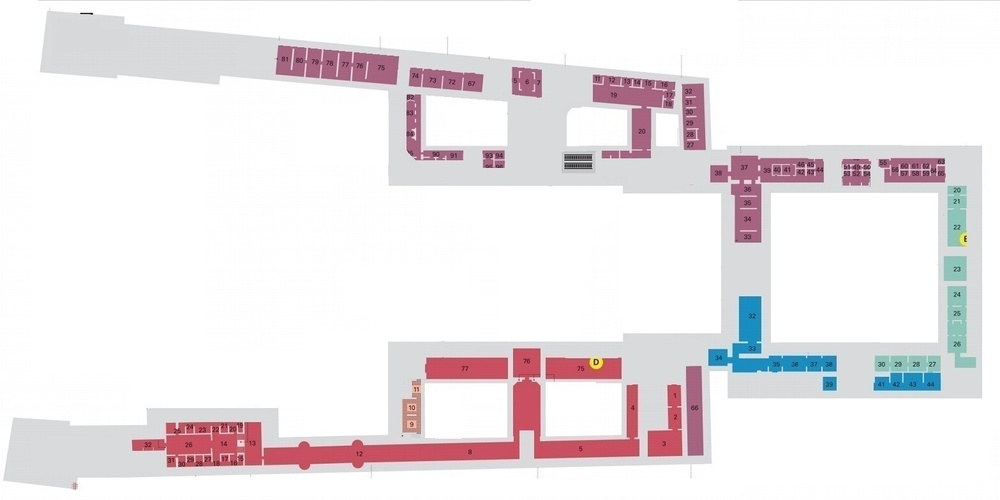
%> input picture images/1.jpg, 1000 x 500 px, shrunk from 1567 x 783 before the run
$ octave surf.m   (GNU Octave 9; MATLAB toolbox functions it lacks are replaced by stand-ins)
%> lines starting %> are read from the running program, lines starting %| are printed output that depends on the picture; in (x1, y1, x2, y2) boxes, pixels count from 0 and x2, y2 are one past the last pixel; in counts of white or black regions, pixels touching at a corner belong together; the program's own positions count from 1
clear
clc
tic

M=imread('1.jpg');
%> M is the input picture: size 500x1000x3 uint8; mean R, G, B 238.1, 233, 235.3

K1(:,:,1)=uint8(M(:,:,1)>240);
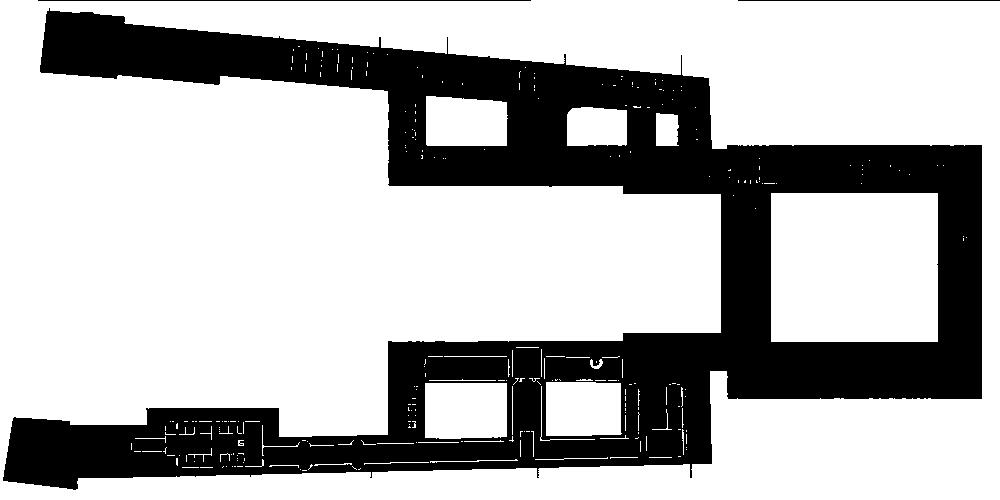
%> K1: size 500x1000 uint8; values 0 (black) and 1 (white), 70.9% white; 3 black regions, box (x1, y1, x2, y2) and area: (3, 8, 982, 490) 144690, (38, 0, 531, 1) 493, (738, 0, 1000, 1) 262
K1(:,:,2)=uint8(M(:,:,2)>240);
K1(:,:,3)=uint8(M(:,:,3)>240);
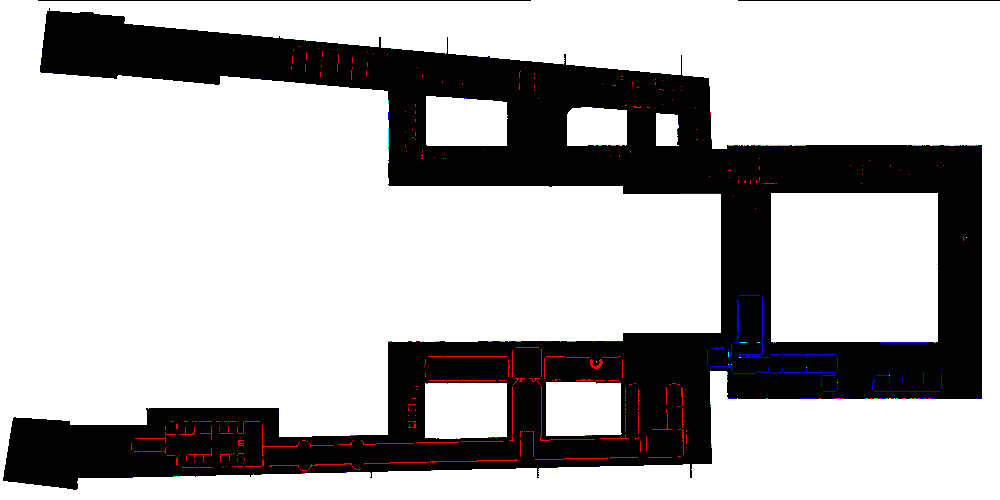
%> K1: size 500x1000x3 uint8; mean R, G, B 0.709, 0.704, 0.706; drawn with 1 as white
N1=K1(:,:,1)&K1(:,:,2)&K1(:,:,3);
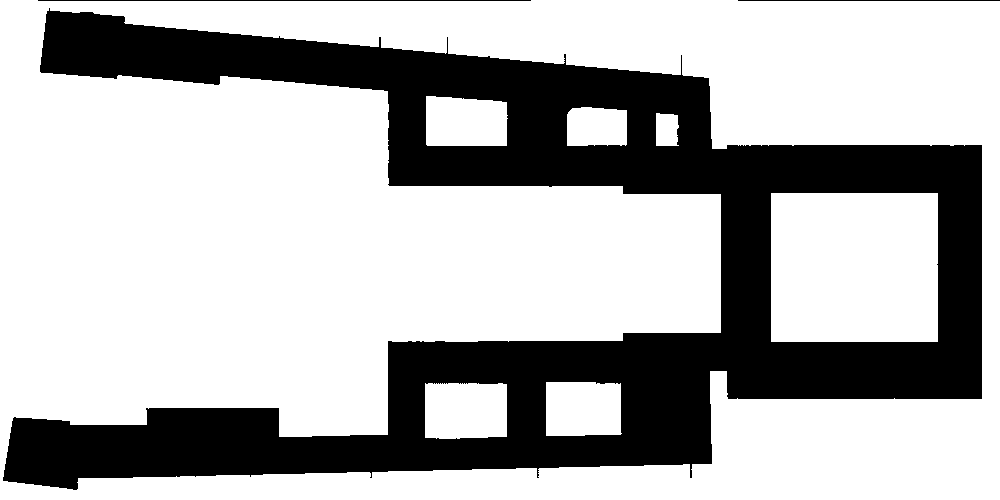
%> N1: size 500x1000 logical; 70.4% white; 3 black regions, box (x1, y1, x2, y2) and area: (3, 8, 982, 490) 147364, (38, 0, 531, 1) 493, (738, 0, 1000, 1) 262
P=medfilt2(N1);
%> P: size 500x1000 logical; 70.4% white; 10 black regions (7 under 20 px), largest, box (x1, y1, x2, y2) and area: (3, 10, 982, 490) 147340, (38, 0, 531, 1) 493, (738, 0, 1000, 2) 263

K2(:,:,1)=uint8(M(:,:,1)>80).*uint8(M(:,:,1)<100);
%> K2: size 500x1000 uint8; values 0 (black) and 1 (white), 0.13% white in thin lines or dots, all inside (x1, y1, x2, y2) = (80, 13, 965, 464)
K2(:,:,2)=uint8(M(:,:,2)>80).*uint8(M(:,:,2)<100);
K2(:,:,3)=uint8(M(:,:,3)>80).*uint8(M(:,:,3)<100);
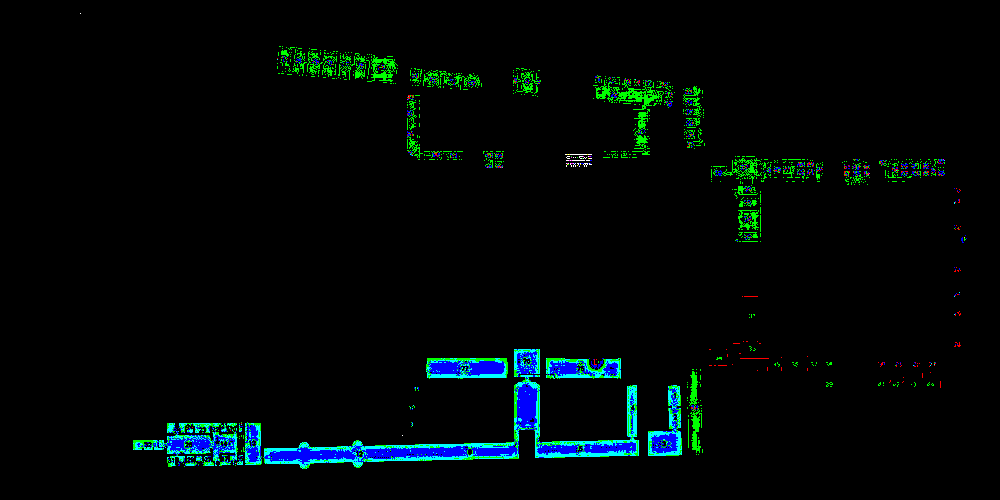
%> K2: size 500x1000x3 uint8; mean R, G, B 0.00128, 0.0296, 0.028; drawn with 1 as white
N2=(K2(:,:,1)>0)&(K2(:,:,2)>0)&(K2(:,:,3)>0);
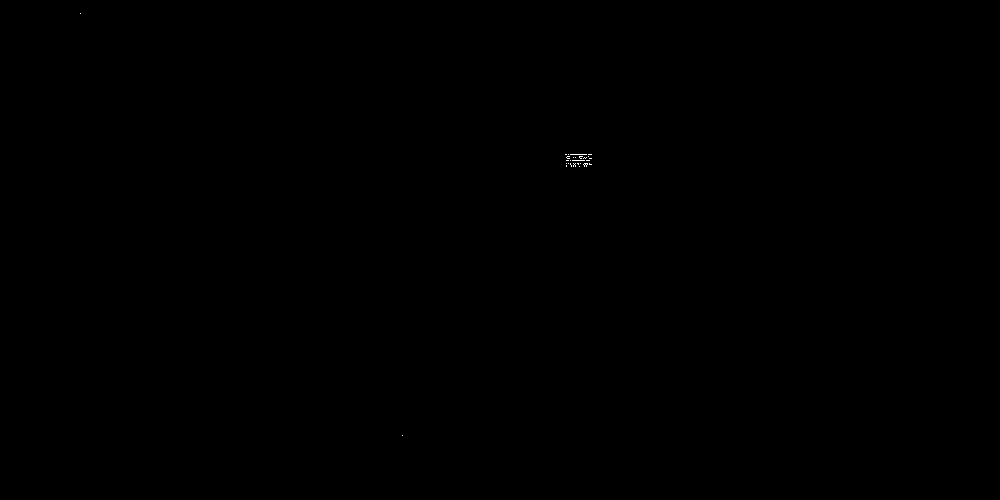
%> N2: size 500x1000 logical; 0.02% white in thin lines or dots, all inside (x1, y1, x2, y2) = (80, 13, 592, 436)
J=medfilt2(N2);
%> J: size 500x1000 logical; 0% white in thin lines or dots, all inside (x1, y1, x2, y2) = (567, 155, 587, 166)

K5(:,:,1)=uint8(M(:,:,1)>220);
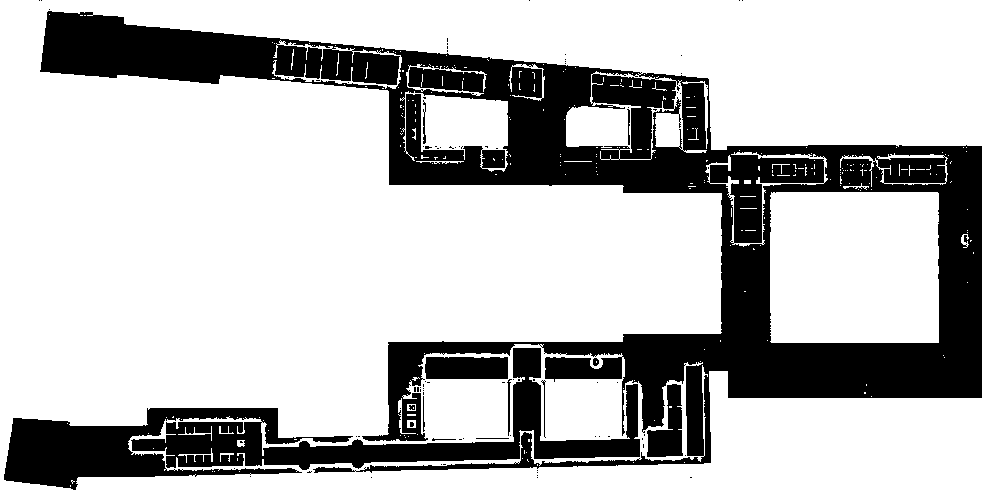
%> K5: size 500x1000 uint8; values 0 (black) and 1 (white), 74.2% white; 94 black regions (81 under 20 px), largest, box (x1, y1, x2, y2) and area: (40, 11, 982, 473) 99925, (4, 348, 640, 490) 24876, (425, 357, 508, 379) 1794
K5(:,:,2)=uint8(M(:,:,2)>220);
K5(:,:,3)=uint8(M(:,:,3)<50);
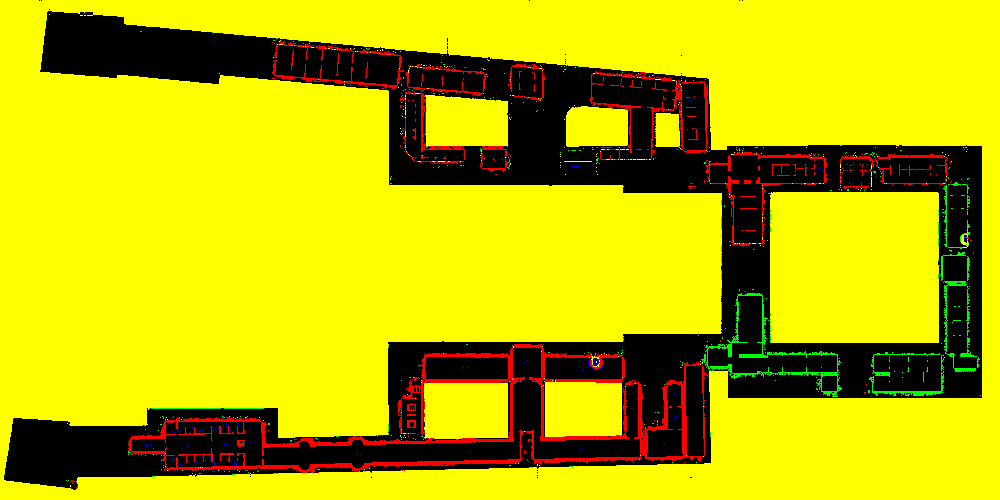
%> K5: size 500x1000x3 uint8; mean R, G, B 0.742, 0.721, 0.000452; drawn with 1 as white
N5=(K5(:,:,1)>0)&(K5(:,:,2)>0)&(K5(:,:,3)>0);
%> N5: size 500x1000 logical; every value is 0
Q=medfilt2(N5);

sqrt(5.5e4/sum(sum(~medfilt2(P))))
%> ans = 0.609


toc

$ run again, with images/0.jpg copied over images/1.jpg
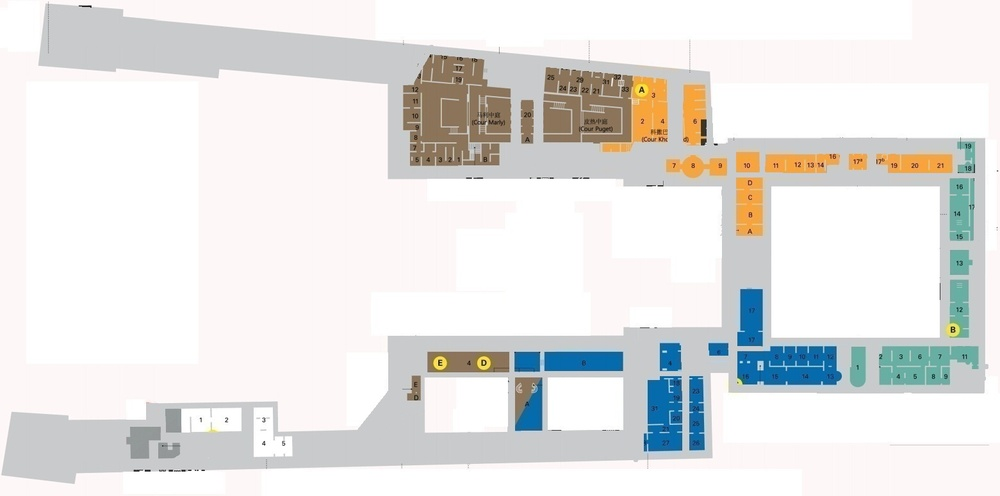
%> input picture images/0.jpg, 1000 x 496 px, shrunk from 1561 x 774 before the run
%> M is the input picture: size 496x1000x3 uint8; mean R, G, B 229.9, 229.3, 228.1
%> `K1(:,:,1)=uint8(M(:,:,1)>240);`:
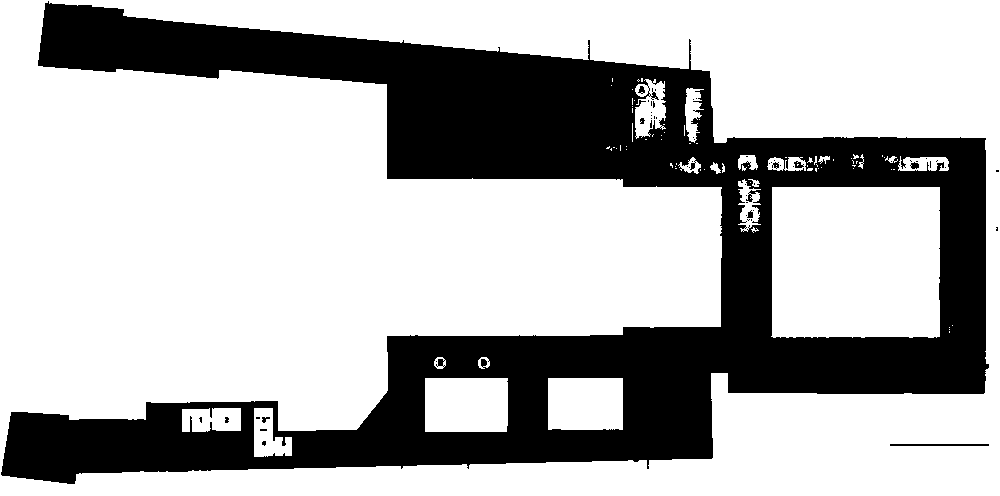
%> K1: size 496x1000 uint8; values 0 (black) and 1 (white), 69.7% white; 55 black regions (45 under 20 px), largest, box (x1, y1, x2, y2) and area: (1, 1, 989, 484) 149853, (890, 444, 989, 446) 198, (910, 162, 919, 169) 44
%> N1: size 496x1000 logical; 68.7% white; 14 black regions (10 under 20 px), largest, box (x1, y1, x2, y2) and area: (1, 1, 989, 484) 154897, (890, 444, 989, 446) 198, (262, 417, 270, 423) 28, (225, 417, 229, 423) 20
%> P: size 496x1000 logical; 68.7% white; 15 black regions (12 under 20 px), largest, box (x1, y1, x2, y2) and area: (0, 2, 989, 484) 154915, (891, 444, 988, 446) 194, (262, 417, 269, 423) 28
%> N2: size 496x1000 logical; 0.01% white in thin lines or dots, all inside (x1, y1, x2, y2) = (139, 142, 718, 471)
%> J: size 496x1000 logical; every value is 0
%> `K5(:,:,3)=uint8(M(:,:,3)<50);`:
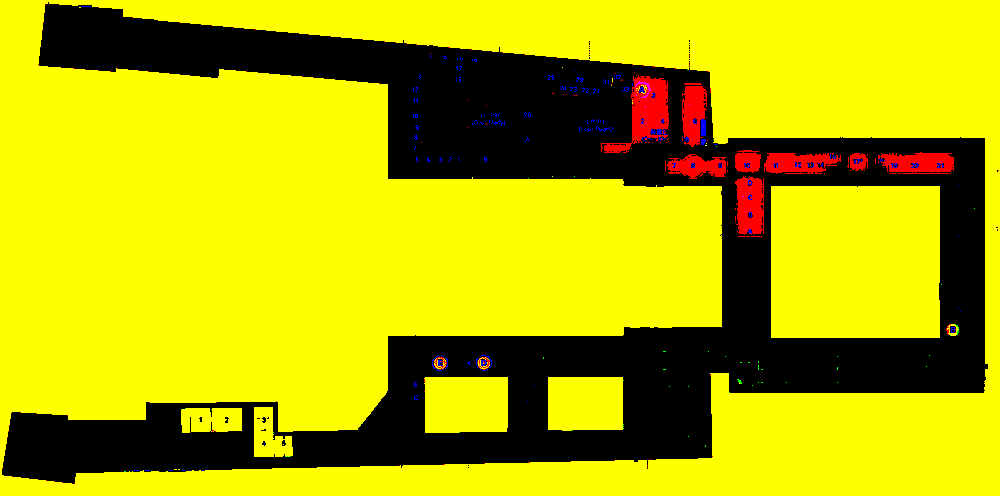
%> K5: size 496x1000x3 uint8; mean R, G, B 0.713, 0.695, 0.0025; drawn with 1 as white
%> ans = 0.595

$ run again, with images/2.jpg copied over images/1.jpg
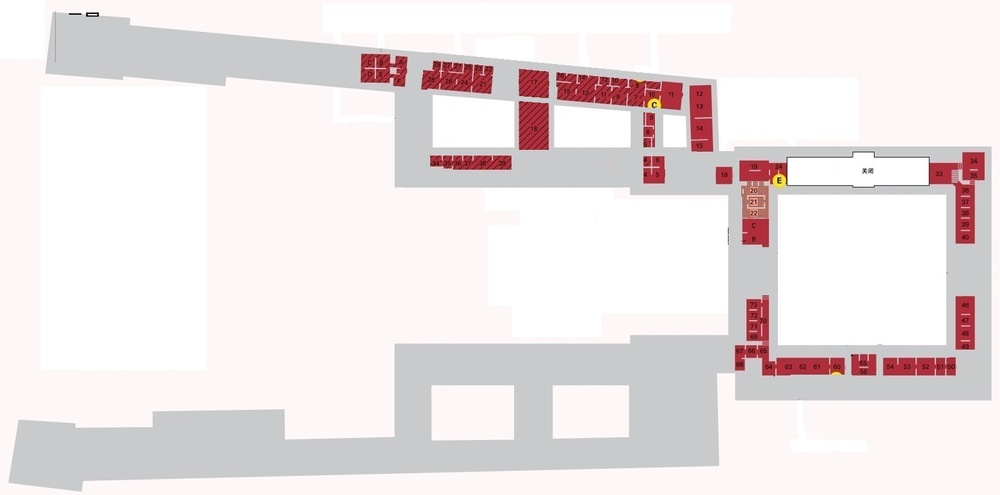
%> input picture images/2.jpg, 1000 x 495 px, shrunk from 1562 x 773 before the run
%> M is the input picture: size 495x1000x3 uint8; mean R, G, B 236.8, 229.2, 230.1
%> `K1(:,:,1)=uint8(M(:,:,1)>240);`:
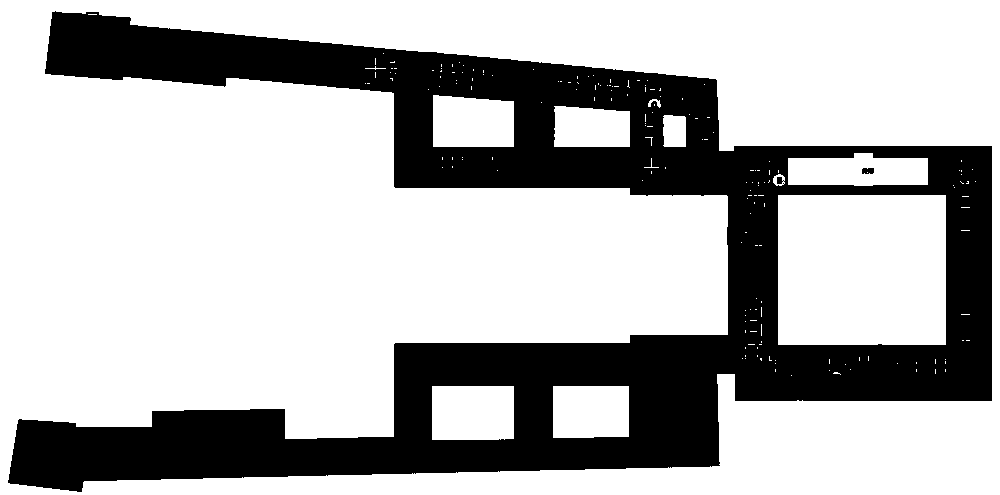
%> K1: size 495x1000 uint8; values 0 (black) and 1 (white), 70.9% white; 2 black regions, box (x1, y1, x2, y2) and area: (8, 11, 992, 492) 144037, (862, 168, 874, 174) 66
%> N1: size 495x1000 logical; 70.7% white; 3 black regions (1 under 20 px), largest, box (x1, y1, x2, y2) and area: (8, 10, 992, 492) 144990, (862, 168, 874, 174) 66
%> P: size 495x1000 logical; 70.7% white; 6 black regions (4 under 20 px), largest, box (x1, y1, x2, y2) and area: (8, 11, 992, 492) 145027, (862, 168, 874, 174) 67
%> N2: size 495x1000 logical; 0% white in thin lines or dots, all inside (x1, y1, x2, y2) = (852, 156, 929, 188)
%> J: size 495x1000 logical; every value is 0
%> `K5(:,:,3)=uint8(M(:,:,3)<50);`:
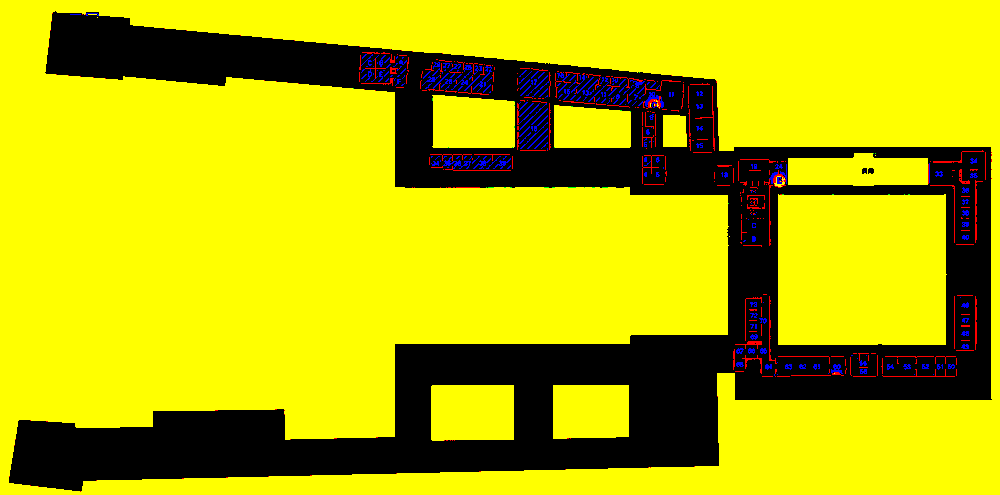
%> K5: size 495x1000x3 uint8; mean R, G, B 0.722, 0.714, 0.00793; drawn with 1 as white
%> ans = 0.616

$ run again, with images/-1.jpg copied over images/1.jpg
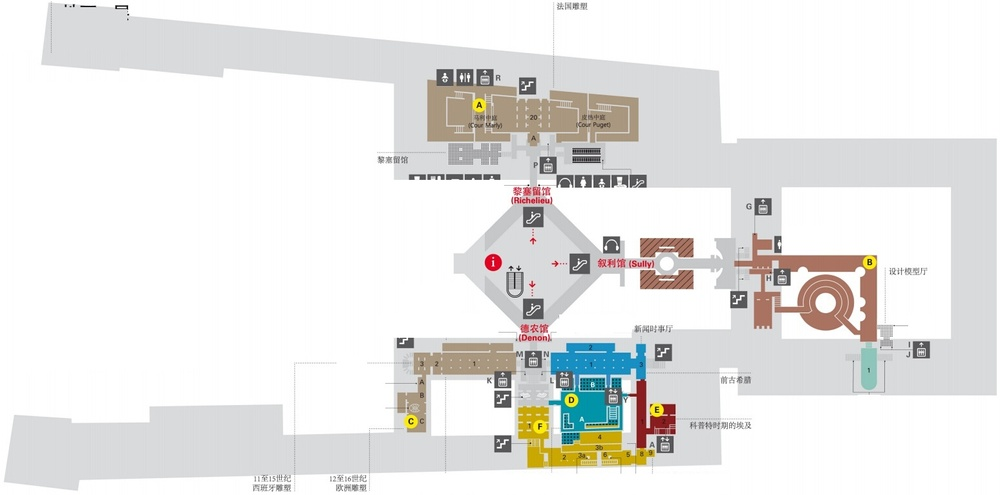
%> input picture images/-1.jpg, 1000 x 495 px, shrunk from 1547 x 765 before the run
%> M is the input picture: size 495x1000x3 uint8; mean R, G, B 232.8, 232.3, 230.9
%> N1: size 495x1000 logical; 61.4% white; 22 black regions (12 under 20 px), largest, box (x1, y1, x2, y2) and area: (4, 1, 997, 492) 189749, (252, 484, 291, 492) 259, (889, 267, 928, 276) 228
%> P: size 495x1000 logical; 61.4% white; 41 black regions (37 under 20 px), largest, box (x1, y1, x2, y2) and area: (4, 2, 997, 492) 190220, (252, 484, 291, 492) 265, (889, 267, 928, 275) 239, (557, 2, 587, 10) 223
%> N2: size 495x1000 logical; 0.75% white; 154 white regions (114 under 20 px), largest, box (x1, y1, x2, y2) and area: (523, 299, 543, 319) 249, (524, 207, 543, 227) 244, (570, 254, 590, 274) 220
%> J: size 495x1000 logical; 0.64% white; 83 white regions (40 under 20 px), largest, box (x1, y1, x2, y2) and area: (524, 207, 543, 227) 243, (437, 70, 453, 86) 162, (732, 292, 747, 308) 144
%> `K5(:,:,3)=uint8(M(:,:,3)<50);`:
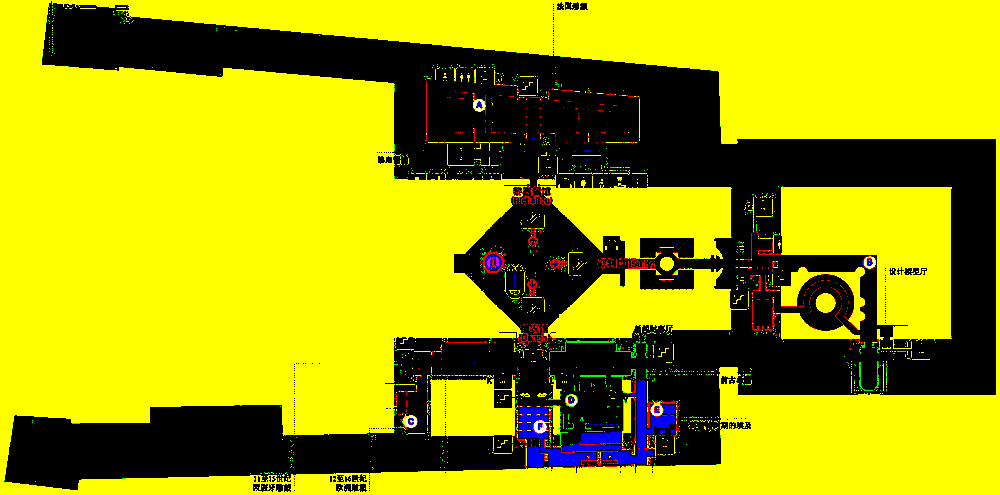
%> K5: size 495x1000x3 uint8; mean R, G, B 0.636, 0.633, 0.00927; drawn with 1 as white
%> N5: size 495x1000 logical; 0.07% white in thin lines or dots, all inside (x1, y1, x2, y2) = (405, 100, 875, 433)
%> ans = 0.537
